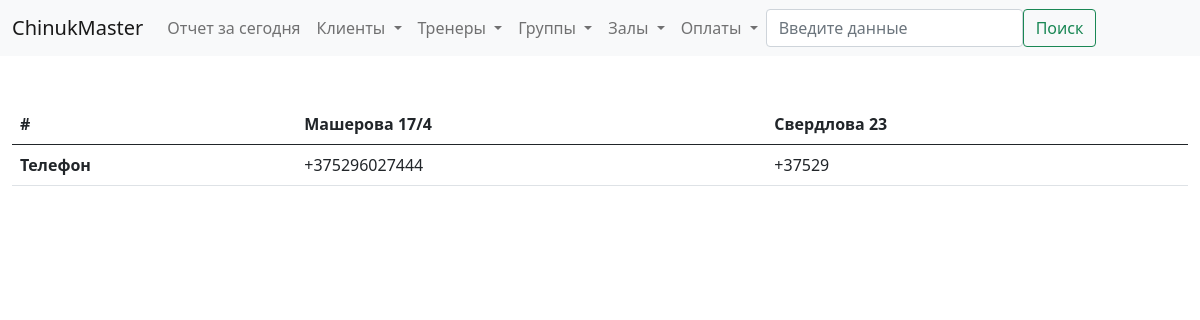
Before: /show/address with the older database file.
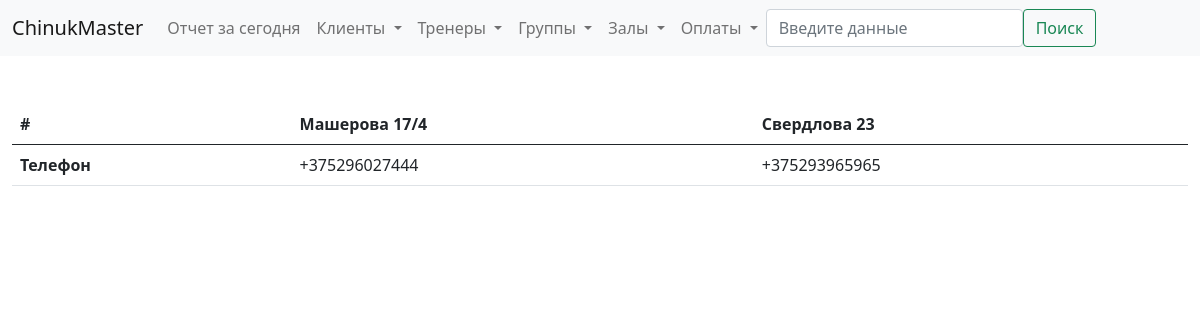
After: the same page with the newer database file.
### billing/models.py (models this page shows, shortened)
class Address(models.Model):
    address_choices = [
        ('Машерова 17/4', 'Машерова 17/4'),
        ('Свердлова 23', 'Свердлова 23')
    ]
    address = models.CharField(max_length=20, choices = address_choices)
    tel_number = models.CharField(max_length = 20)
    class Meta:
        verbose_name = 'Адрес'
        verbose_name_plural = 'Адреса'

### billing/views.py (the view)
# urls.py: path('show/<slug:obj>', views.show_objects, name='show_objects'),
def show_objects(request, obj):
    inst = obj_values[obj].objects.all()
    paginator = Paginator(inst, 20)
    page_number = request.GET.get('page')
    page_obj = paginator.get_page(page_number)
    show_obj_link = f'{obj}s' if obj != 'address' else f'{obj}es'
    return render(request, f'billing/show/{show_obj_link}.html', {
        f'{show_obj_link}' : inst,
        'page_obj' : page_obj,
    })

### ChinukMaster/templates/billing/show/addresses.html (shortened to what this page needs)
{% extends 'billing/base.html' %}
{% block content %}
    <table class="table table-hover">
        <thead>
            <tr>
                <th scope="col">#</th>
                <th scope="col">Машерова 17/4</th>
                <th scope="col">Свердлова 23</th>
            </tr>
        </thead>
        <tbody>
            <tr>
                <th scope="row">Телефон</th>
                {% for address in addresses %}
                    <td>{{address.tel_number}}</td>
                {% endfor %}
            </tr>
        </tbody>
    </table>
{% endblock %}

Changed rows visible on the page:
changed Address (number 2 of 2 on the later page): tel_number "+37529" → "+375293965965"
